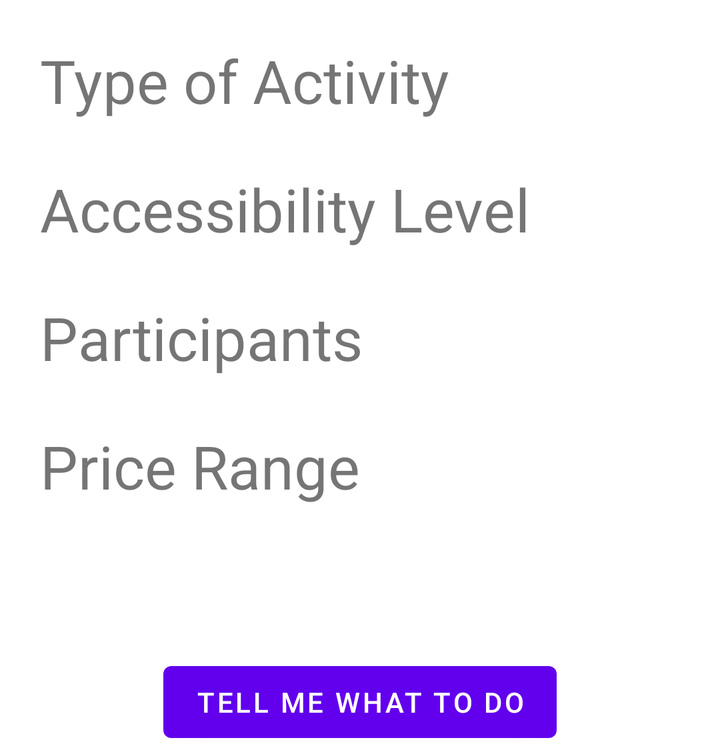
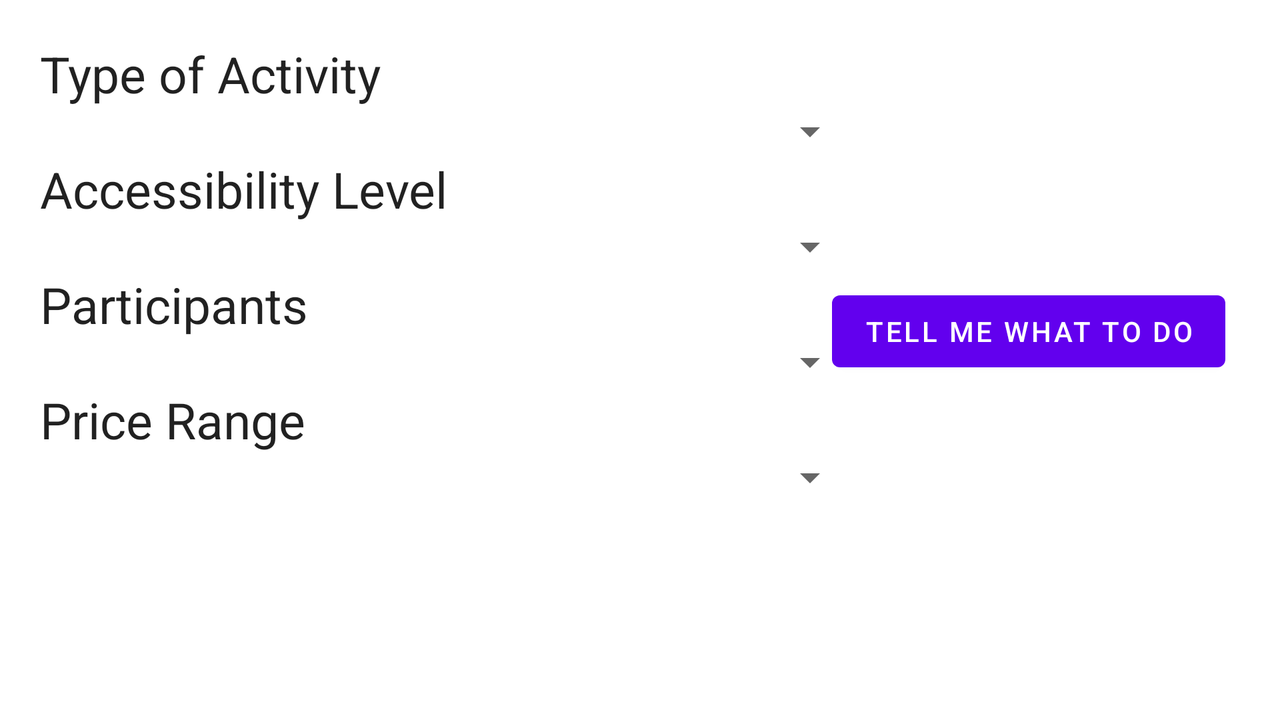

An Android layout and its configuration variant, each rendered on a device that would load it. The default file and the variant file are quoted in full after the pictures.
<!-- AndroidManifest.xml: application theme Theme.NothingToDo -->
<!-- res/layout/fragment_suggest_activity.xml -->
<?xml version="1.0" encoding="utf-8"?>
<androidx.constraintlayout.widget.ConstraintLayout xmlns:android="http://schemas.android.com/apk/res/android"
    xmlns:app="http://schemas.android.com/apk/res-auto"
    xmlns:tools="http://schemas.android.com/tools"
    android:layout_width="match_parent"
    android:layout_height="wrap_content"
    tools:context=".MainActivity"
    >


    <androidx.constraintlayout.widget.Guideline
        android:id="@+id/verticalGuideline"
        android:layout_width="wrap_content"
        android:layout_height="wrap_content"
        android:orientation="vertical"
        app:layout_constraintGuide_begin="20dp" />

    <androidx.constraintlayout.widget.Guideline
        android:id="@+id/horizontalGuideline"
        android:layout_width="wrap_content"
        android:layout_height="wrap_content"
        android:orientation="horizontal"
        app:layout_constraintGuide_begin="20dp" />

    <TextView
        android:id="@+id/activityTypeTextView"
        android:layout_width="wrap_content"
        android:layout_height="wrap_content"
        android:text="@string/type_of_activity"
        android:textSize="30sp"
        app:layout_constraintStart_toStartOf="@+id/verticalGuideline"
        app:layout_constraintTop_toBottomOf="@id/horizontalGuideline" />

    <Spinner
        android:id="@+id/activitySpinner"
        android:layout_width="409dp"
        android:layout_height="wrap_content"
        android:layout_marginBottom="10dp"
        app:layout_constraintStart_toStartOf="@id/verticalGuideline"
        app:layout_constraintTop_toBottomOf="@+id/activityTypeTextView"
        tools:layout_editor_absoluteX="1dp" />

    <TextView
        android:id="@+id/accessibilityTextView"
        android:layout_width="wrap_content"
        android:layout_height="wrap_content"
        android:text="@string/accessibility"
        android:textSize="30sp"
        app:layout_constraintStart_toStartOf="@+id/verticalGuideline"
        app:layout_constraintTop_toBottomOf="@id/activitySpinner" />

    <Spinner
        android:id="@+id/accessibilitySpinner"
        android:layout_width="409dp"
        android:layout_height="wrap_content"
        android:layout_marginBottom="10dp"
        app:layout_constraintStart_toStartOf="@id/verticalGuideline"
        app:layout_constraintTop_toBottomOf="@+id/accessibilityTextView"
        tools:layout_editor_absoluteX="1dp" />

    <TextView
        android:id="@+id/participantsTextView"
        android:layout_width="wrap_content"
        android:layout_height="wrap_content"
        android:text="@string/participants"
        android:textSize="30sp"
        app:layout_constraintStart_toStartOf="@+id/verticalGuideline"
        app:layout_constraintTop_toBottomOf="@id/accessibilitySpinner" />

    <Spinner
        android:id="@+id/participantsSpinner"
        android:layout_width="409dp"
        android:layout_height="wrap_content"
        android:layout_marginBottom="10dp"
        app:layout_constraintStart_toStartOf="@id/verticalGuideline"
        app:layout_constraintTop_toBottomOf="@+id/participantsTextView"
        tools:layout_editor_absoluteX="1dp" />

    <TextView
        android:id="@+id/priceTextView"
        android:layout_width="wrap_content"
        android:layout_height="wrap_content"
        android:text="@string/price"
        android:textSize="30sp"
        app:layout_constraintStart_toStartOf="@+id/verticalGuideline"
        app:layout_constraintTop_toBottomOf="@id/participantsSpinner" />

    <Spinner
        android:id="@+id/priceSpinner"
        android:layout_width="409dp"
        android:layout_height="wrap_content"
        app:layout_constraintStart_toStartOf="@id/verticalGuideline"
        app:layout_constraintTop_toBottomOf="@+id/priceTextView"
        tools:layout_editor_absoluteX="1dp" />

    <Button
        android:id="@+id/button"
        android:layout_width="wrap_content"
        android:layout_height="wrap_content"
        android:text="@string/tell_me_what_to_do"
        android:layout_marginTop="50dp"
        app:layout_constraintBottom_toBottomOf="parent"
        app:layout_constraintEnd_toEndOf="parent"
        app:layout_constraintStart_toStartOf="parent"
        app:layout_constraintTop_toBottomOf="@+id/priceSpinner"
        app:layout_constraintVertical_bias="0.81" />


</androidx.constraintlayout.widget.ConstraintLayout>
<!-- resources referenced by this layout -->
<resources>
  <string name="accessibility">Accessibility Level</string>
  <string name="participants">Participants</string>
  <string name="price">Price Range</string>
  <string name="tell_me_what_to_do">Tell Me What to Do</string>
  <string name="type_of_activity">Type of Activity</string>
  <style name="Theme.NothingToDo" parent="Theme.MaterialComponents.DayNight.NoActionBar">
          
          <item name="colorPrimary">@color/purple_500</item>
          <item name="colorPrimaryVariant">@color/purple_700</item>
          <item name="colorOnPrimary">@color/white</item>
          
          <item name="colorSecondary">@color/teal_200</item>
          <item name="colorSecondaryVariant">@color/teal_700</item>
          <item name="colorOnSecondary">@color/black</item>
          
          <item name="android:statusBarColor" tools:targetApi="l">?attr/colorPrimaryVariant</item>
          
  
          <item name="actionOverflowButtonStyle">@style/MyOverflowButtonStyle</item>
  
      </style>
  <style name="MyOverflowButtonStyle" parent="Widget.AppCompat.ActionButton.Overflow">
          <item name="android:tint">@color/white</item>
      </style>
</resources>
<!-- res/layout-land/fragment_suggest_activity.xml (the repository's variant of the layout above) -->
<!-- drawn on the phone turned sideways -->
<?xml version="1.0" encoding="utf-8"?>
<androidx.constraintlayout.widget.ConstraintLayout xmlns:android="http://schemas.android.com/apk/res/android"
    xmlns:app="http://schemas.android.com/apk/res-auto"
    xmlns:tools="http://schemas.android.com/tools"
    android:layout_width="match_parent"
    android:layout_height="match_parent"
    tools:context=".MainActivity"
    style="@style/Theme.NothingToDo"
    >


    <androidx.constraintlayout.widget.Guideline
        android:id="@+id/verticalGuideline"
        android:layout_width="wrap_content"
        android:layout_height="wrap_content"
        android:orientation="vertical"
        app:layout_constraintGuide_begin="20dp" />

    <androidx.constraintlayout.widget.Guideline
        android:id="@+id/horizontalGuideline"
        android:layout_width="wrap_content"
        android:layout_height="wrap_content"
        android:orientation="horizontal"
        app:layout_constraintGuide_begin="20dp" />

    <TextView
        android:id="@+id/activityTypeTextView"
        android:layout_width="wrap_content"
        android:layout_height="wrap_content"
        android:text="@string/type_of_activity"
        style="@style/Theme.NothingToDo"
        android:textSize="25sp"
        app:layout_constraintStart_toStartOf="@+id/verticalGuideline"
        app:layout_constraintTop_toBottomOf="@id/horizontalGuideline" />

    <Spinner
        android:id="@+id/activitySpinner"
        android:layout_width="409dp"
        android:layout_height="wrap_content"
        android:layout_marginBottom="10dp"
        style="@style/Theme.NothingToDo"
        app:layout_constraintStart_toStartOf="@id/verticalGuideline"
        app:layout_constraintTop_toBottomOf="@+id/activityTypeTextView"
        tools:layout_editor_absoluteX="1dp" />

    <TextView
        android:id="@+id/accessibilityTextView"
        android:layout_width="wrap_content"
        android:layout_height="wrap_content"
        android:text="@string/accessibility"
        android:textSize="25sp"
        style="@style/Theme.NothingToDo"
        app:layout_constraintStart_toStartOf="@+id/verticalGuideline"
        app:layout_constraintTop_toBottomOf="@id/activitySpinner" />

    <Spinner
        android:id="@+id/accessibilitySpinner"
        android:layout_width="409dp"
        android:layout_height="wrap_content"
        android:layout_marginBottom="10dp"
        app:layout_constraintStart_toStartOf="@id/verticalGuideline"
        app:layout_constraintTop_toBottomOf="@+id/accessibilityTextView"
        tools:layout_editor_absoluteX="1dp" />

    <TextView
        android:id="@+id/participantsTextView"
        android:layout_width="wrap_content"
        android:layout_height="wrap_content"
        android:text="@string/participants"
        style="@style/Theme.NothingToDo"
        android:textSize="25sp"
        app:layout_constraintStart_toStartOf="@+id/verticalGuideline"
        app:layout_constraintTop_toBottomOf="@id/accessibilitySpinner" />

    <Spinner
        android:id="@+id/participantsSpinner"
        android:layout_width="409dp"
        android:layout_height="wrap_content"
        android:layout_marginBottom="10dp"
        app:layout_constraintStart_toStartOf="@id/verticalGuideline"
        app:layout_constraintTop_toBottomOf="@+id/participantsTextView"
        tools:layout_editor_absoluteX="1dp" />

    <TextView
        android:id="@+id/priceTextView"
        android:layout_width="wrap_content"
        android:layout_height="wrap_content"
        android:text="@string/price"
        style="@style/Theme.NothingToDo"
        android:textSize="25sp"
        app:layout_constraintStart_toStartOf="@+id/verticalGuideline"
        app:layout_constraintTop_toBottomOf="@id/participantsSpinner" />

    <Spinner
        android:id="@+id/priceSpinner"
        android:layout_width="409dp"
        android:layout_height="wrap_content"
        app:layout_constraintStart_toStartOf="@id/verticalGuideline"
        app:layout_constraintTop_toBottomOf="@+id/priceTextView"
        tools:layout_editor_absoluteX="1dp" />

    <Button
        android:id="@+id/button"
        android:layout_width="wrap_content"
        android:layout_height="wrap_content"
        android:text="@string/tell_me_what_to_do"
        app:layout_constraintBottom_toBottomOf="parent"
        app:layout_constraintEnd_toEndOf="parent"
        app:layout_constraintHorizontal_bias="0.938"
        app:layout_constraintStart_toStartOf="parent"
        app:layout_constraintTop_toTopOf="parent"
        app:layout_constraintVertical_bias="0.454" />


</androidx.constraintlayout.widget.ConstraintLayout>
